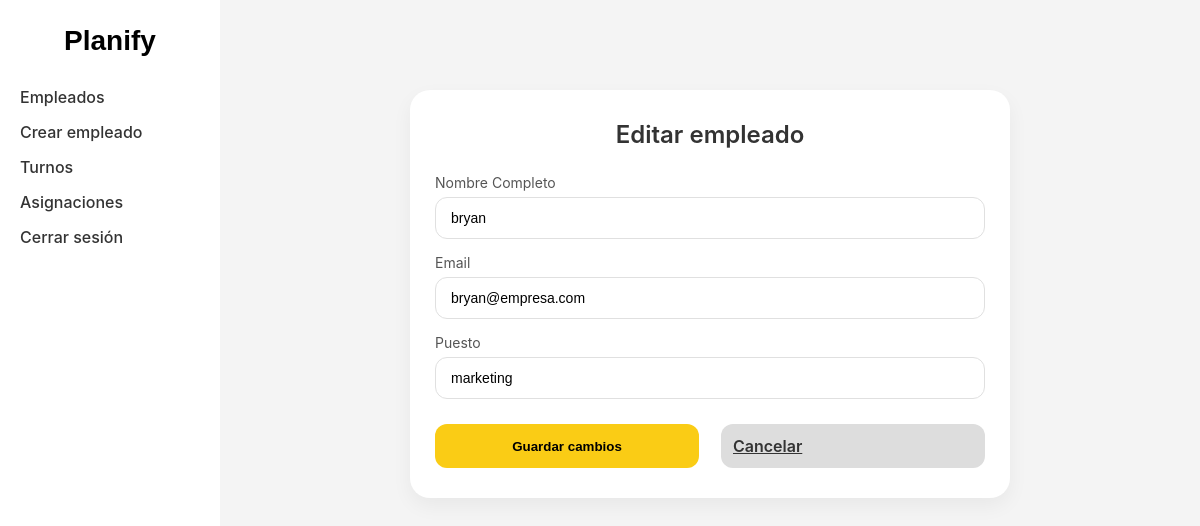
The page /admin/empleados/editar/6 (signed in) on the database its author committed.
### tables this page shows
CREATE TABLE usuarios (
        id INTEGER PRIMARY KEY AUTOINCREMENT,
        primer_login INTEGER DEFAULT 1,
        nombre TEXT NOT NULL,
        email TEXT NOT NULL UNIQUE,
        password TEXT NOT NULL,
        rol TEXT NOT NULL CHECK (rol IN ('admin', 'empleado'))
    );

CREATE TABLE empleados (
        id INTEGER PRIMARY KEY AUTOINCREMENT,
        usuario_id INTEGER NOT NULL UNIQUE,
        puesto TEXT,
        FOREIGN KEY (usuario_id) REFERENCES usuarios(id) ON DELETE CASCADE
    );

### app.py (the view, shortened to what this page needs)
@app.route("/admin/empleados/editar/<int:id>", methods=["GET", "POST"])
def editar_empleado(id):
    if session.get("rol") != "admin":
        return redirect(url_for("home"))
    conn = get_db_connection()
    cursor = conn.cursor()
    cursor.execute("""
        SELECT e.id, u.nombre, u.email, e.puesto
        FROM empleados e
        JOIN usuarios u ON e.usuario_id = u.id
        WHERE e.id=?
    """, (id,))
    empleado = cursor.fetchone()
    conn.close()
    return render_template("admin/editar_empleado.html", empleado=empleado)

### app.py (called while the page is built)
def get_db_connection():
    conn = sqlite3.connect("database.db")
    conn.row_factory = sqlite3.Row
    conn.execute("PRAGMA foreign_keys = ON")
    return conn

### templates/admin/editar_empleado.html
{% extends "admin/layout.html" %}
{% block content %}
<div class="editar-empleado-card">
    <h2>Editar empleado</h2>
    <form method="POST">
        <div class="form-row">
            <div class="form-group">
                <label>Nombre Completo</label>
                <input type="text" name="nombre" value="{{ empleado.nombre }}" required>
            </div>
        </div>
        <div class="form-row">
            <div class="form-group">
                <label>Email</label>
                <input type="email" name="email" value="{{ empleado.email }}" required>
            </div>
        </div>
        <div class="form-row">
            <div class="form-group">
                <label>Puesto</label>
                <input type="text" name="puesto" value="{{ empleado.puesto }}" required>
            </div>
        </div>
        <div class="form-actions">
            <button type="submit" class="btn-update">Guardar cambios</button>
            <a href="{{ url_for('listar_empleados') }}" class="btn-cancel">Cancelar</a>
        </div>
    </form>
</div>
{% endblock %}

### static/style.css (style rules this page uses)
* { margin: 0; padding: 0; box-sizing: border-box; }
body { font-family: -apple-system, BlinkMacSystemFont, "Segoe UI", sans-serif; background-color: #f5f5f7; min-height: 100vh; }
.editar-empleado-card { background-color: #ffffff; padding: 30px 25px; border-radius: 20px; box-shadow: 0 8px 20px rgba(0,0,0,0.05); max-width: 600px; margin: 50px auto; transition: 0.3s ease; }
.editar-empleado-card h2 { font-size: 24px; font-weight: 600; margin-bottom: 25px; text-align: center; color: #333; }
.editar-empleado-card .form-row { display: flex; gap: 15px; flex-wrap: wrap; margin-bottom: 15px; }
.editar-empleado-card .form-group { flex: 1; display: flex; flex-direction: column; }
.editar-empleado-card label { font-size: 14px; margin-bottom: 6px; color: #555; }
.editar-empleado-card input, .editar-empleado-card select { padding: 12px 15px; border-radius: 12px; border: 1px solid #e0e0e0; font-size: 14px; transition: 0.2s ease; }
.editar-empleado-card .btn-update, .editar-empleado-card .btn-cancel { width: 48%; padding: 12px; border-radius: 12px; border: none; font-weight: 600; cursor: pointer; transition: 0.3s ease; margin-top: 10px; }
.editar-empleado-card .btn-update { background-color: #facc15; color: #000; }
.editar-empleado-card .btn-cancel { background-color: #ddd; color: #333; }
.editar-empleado-card .form-actions { display: flex; justify-content: space-between; gap: 10px; flex-wrap: wrap; }

### rows shown on the page
usuarios: nombre "bryan", email "bryan@empresa.com"
empleados: puesto "marketing"
